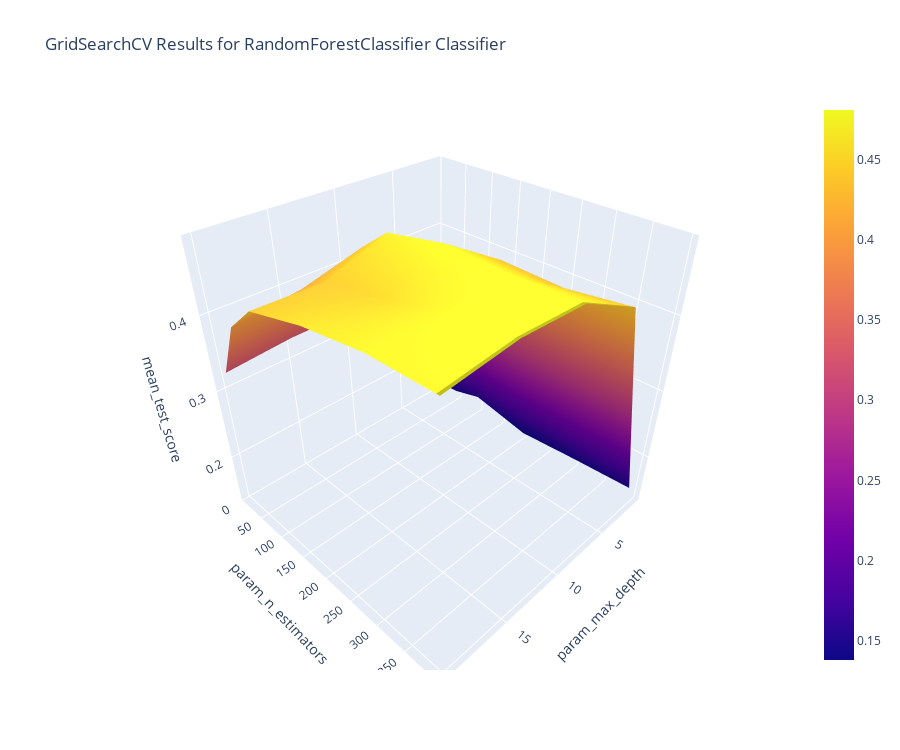

Notebook cell for this chart:
### Code cell
def plot_grid_seach(gs, score_col="mean_test_score", param_cols=None, verbose=0):
    """#d plot of grid search with params on x and y and score on z axis"""
    gs_df = pd.DataFrame(gs.cv_results_)
    print("name", gs.name)
    print("accuracy", gs.accuracy)
    print("f1_score", gs.f1)
    print("best params", gs.best_params_)

    # get score column
    if score_col is None:
        score_col = [x for x in gs_df.columns if "score" in x].pop()
        print("score_col", score_col) if verbose>1 else None

    # get param cols
    if param_cols is None:
        param_cols = [x for x in gs_df.columns if "param_" in x]
        print("param_cols", param_cols) if verbose >1 else None

    # get sizes
    x_size = len(gs_df[param_cols[0]].unique())
    y_size = len(gs_df[param_cols[1]].unique())

    # get x, y, z  # need smart way of finding df size..
    x = gs_df[param_cols[0]].values.reshape(x_size, y_size).T[0]
    y = gs_df[param_cols[1]].values.reshape(y_size, x_size)[0]
    z = gs_df[score_col].values.reshape(x_size, y_size).T

    fig = go.Figure(
        data=[go.Surface(
            x=x, y=y, z=z, 
            hovertemplate=f"{param_cols[0]}: {'%{x}'}<br>{param_cols[1]}: {'%{y}'}<br>{score_col}: {'%{z}'}<extra></extra>",
        )]
    )
    fig.update_layout(
        title=f"GridSearchCV Results for {gs.name} Classifier", 
        scene=dict(
            xaxis_title=param_cols[0], 
            yaxis_title=param_cols[1], 
            zaxis_title=score_col,
            # xaxis_type="log" if "x" in log else "linear",
            # yaxis_type="log" if "y" in log else "linear",
            # zaxis_type="log" if "z" in log else "linear",
        ),
        height=750,
    )

    if verbose:
        print("x", x)
        print("y", y)
        print("z", z)

    return fig


plot_grid_seach(rf_grid_search)

### Figure 1 — Plotly figure (JSON) as saved in the notebook; plotly's stock layout.template omitted (floating-point values rounded to 4 significant figures)
{"data": [{"hovertemplate": "param_max_depth: %{x}<br>param_n_estimators: %{y}<br>mean_test_score: %{z}<extra></extra>", "type": "surface", "x": [null, 1, 5, 10, 15, 20], "y": [10, 50, 100, 200, 300, 400], "z": [[0.3262, 0.1427, 0.3208, 0.3342, 0.3334, 0.3262], [0.4003, 0.1446, 0.4028, 0.4337, 0.4114, 0.4003], [0.4335, 0.1561, 0.4156, 0.4644, 0.4358, 0.4367], [0.4511, 0.1381, 0.4314, 0.4791, 0.4485, 0.4573], [0.4684, 0.1438, 0.4281, 0.4753, 0.4716, 0.4692], [0.472, 0.1481, 0.4385, 0.4771, 0.4809, 0.4709], [0.4731, 0.1511, 0.4358, 0.4743, 0.4767, 0.4706]]}], "layout": {"height": 750, "scene": {"xaxis": {"title": {"text": "param_max_depth"}}, "yaxis": {"title": {"text": "param_n_estimators"}}, "zaxis": {"title": {"text": "mean_test_score"}}}, "title": {"text": "GridSearchCV Results for RandomForestClassifier Classifier"}}}
